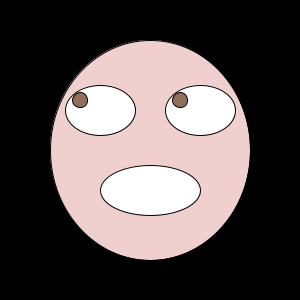
Frame 1 (no input)
Frame 60 (the mouse pressed at the canvas centre just before this capture): identical to frame 1, image omitted
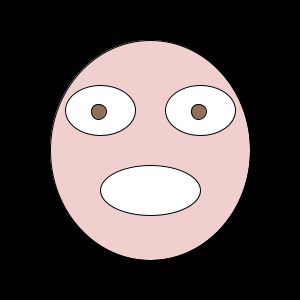
Frame 120 (the mouse held since frame 60 and released just before this capture)

The Processing sketch that drew these frames (run headless with seeded random() and noise(); from frame 60 on, the mouse is pressed at the canvas centre):

// Processing sketch: processing_95699
// ── processing_95699.pde


int x;
int y;

float pupil1;
float pupil2;
float pupil3;

void setup(){
  size(300,300);
}

void draw(){
  background(1);
  frameRate(25);
  smooth();
  //Face
  fill(239,208,207);
  ellipse(150,150,200,220);
  fill(255);
  //Eyeballs
  ellipse(100,110,70,50);
  ellipse(200,110,70,50);
  //Mouth
  ellipse(150,190,100,50);
  //Moving eye boundaries
  fill(146, 111, 91);
  pupil1 = map(mouseX, 0, width, 80, 117);
  pupil2 = map(mouseY, 0, height, 100, 123);
  pupil3 = map(mouseX, 0, width, 180, 217);
  //Draws eyes
  ellipse(pupil1,pupil2,15,15);
  ellipse(pupil3,pupil2,15,15);
  
}

void mousePressed() {
  frameRate(7);
  //Eyes blink
  fill(239,208,207);
  ellipse(200,110,70,50);    
  ellipse(100,110,70,50);  

}
